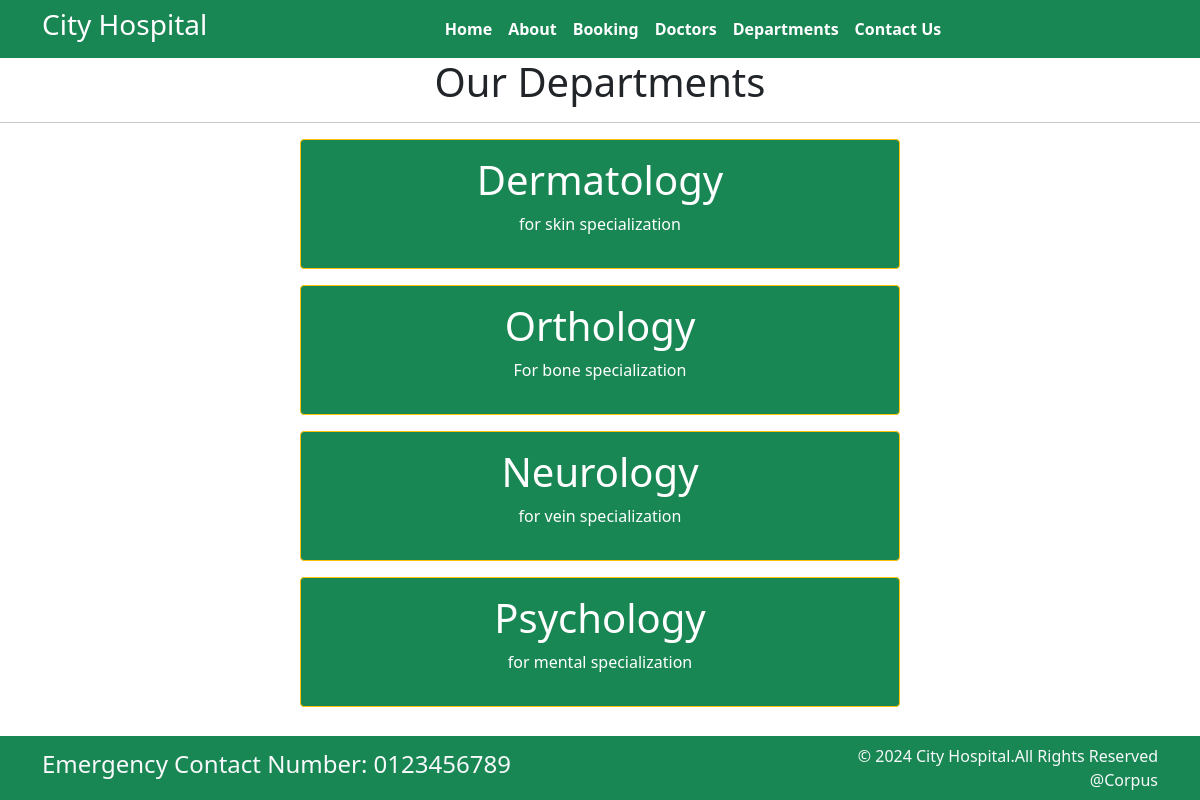
Page /department/ on the committed database.
### home/models.py (models this page shows, shortened)
class Departments(models.Model):
    dep_name = models.CharField(max_length=100)
    dep_description = models.TextField()

### home/views.py (the view)
# urls.py: path('department/', views.department, name='department'),
def department(request):
    dict_dept={
        'dept': Departments.objects.all()
    }
    return render(request,"department.html", dict_dept )

### templates/department.html (shortened to what this page needs)
{% extends 'base.html' %}
{% block content %}
<h1 class="text-center">Our Departments </h1>
<hr>
{% for d in dept %}
<div class="mx-auto w-50 bg-success text-center text-white p-3 my-3 border border-warning rounded">
    <h1>{{ d.dep_name }}</h1>
    <p>{{ d.dep_description }}</p>
</div>
{% endfor %}
{% endblock %}

### rows in the picture
Departments: dep_name "Dermatology", dep_description "for skin specialization"
Departments: dep_name "Orthology", dep_description "For bone specialization"
Departments: dep_name "Neurology", dep_description "for vein specialization"
Departments: dep_name "Psychology", dep_description "for mental specialization"
